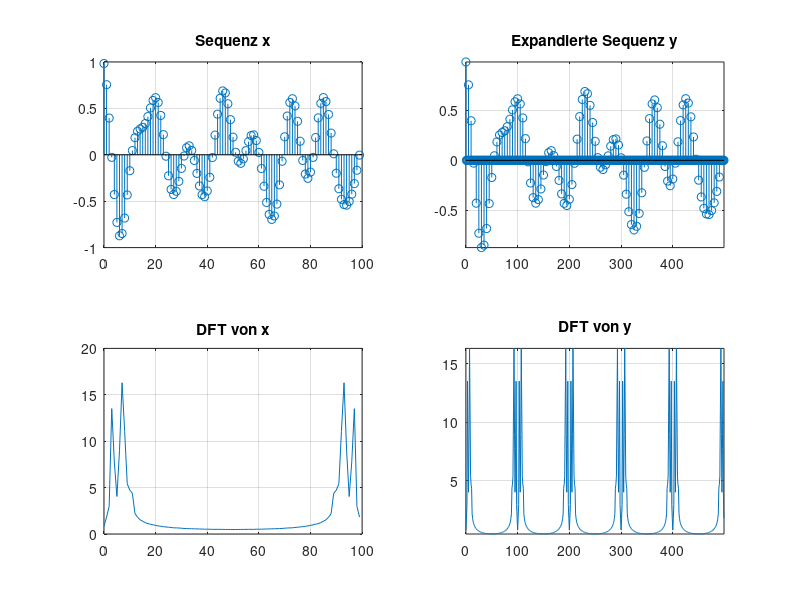
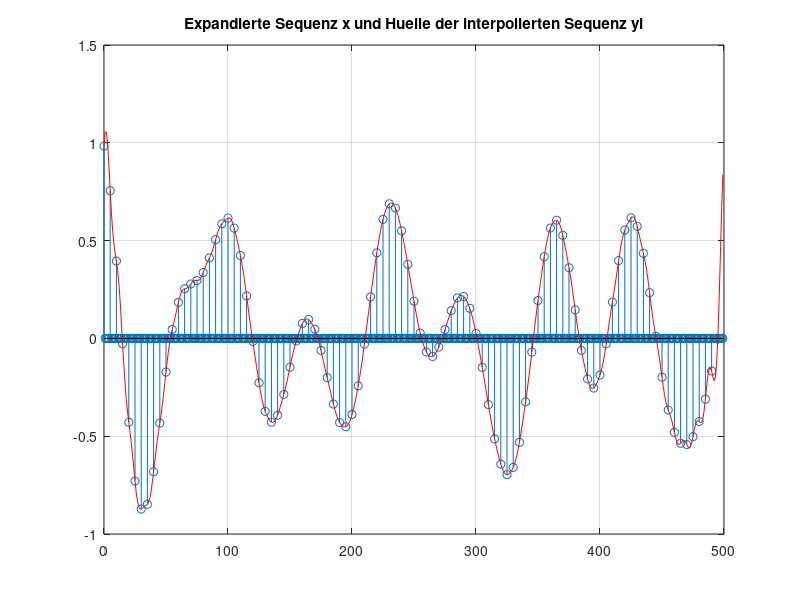

Here is the MATLAB script that generated these plots, in order:
% Programm int_fft1.m zur Interpolation
% basierend auf der FFT

% ------- Spektrum eines Expandierten Signals
L = 5;
x = filter(fir1(64,0.2),1,randn(1,200));% Bandbegrenzte Sequenz
x = x(101:end);    % ein Ausschnitt
X = fft(x);   % DFT der Sequenz
%
y = zeros(1, length(x)*L);
y(1:L:end) = x;    % Expandierte Sequenz
Y = fft(y);   % DFT der expandierten Sequenz
%
figure(1);
subplot(221), stem(0:length(x)-1, x);
title('Sequenz x');    grid;
subplot(223), plot(0:length(X)-1, abs(X));
title('DFT von x');    grid;
subplot(222), stem(0:length(y)-1, y);
title('Expandierte Sequenz y');    grid;
axis tight;
subplot(224), plot(0:length(Y)-1, abs(Y));
title('DFT von y');    grid;
axis tight;

% ------- Spektrum ohne innere Wiederholungen
n = length(X);  % n gerade Zahl
Ye = [X(1:n/2), zeros(1,(L-1)*n), X(n/2+1:n)];
yi = L*real(ifft(Ye));  % Interpolierte Sequenz 

figure(2);
stem(0:length(y)-1, y);
title('Expandierte Sequenz x und Huelle der interpolierten Sequenz yi');    grid;
hold on
plot(0:length(yi)-1, yi, 'r');
hold off;
